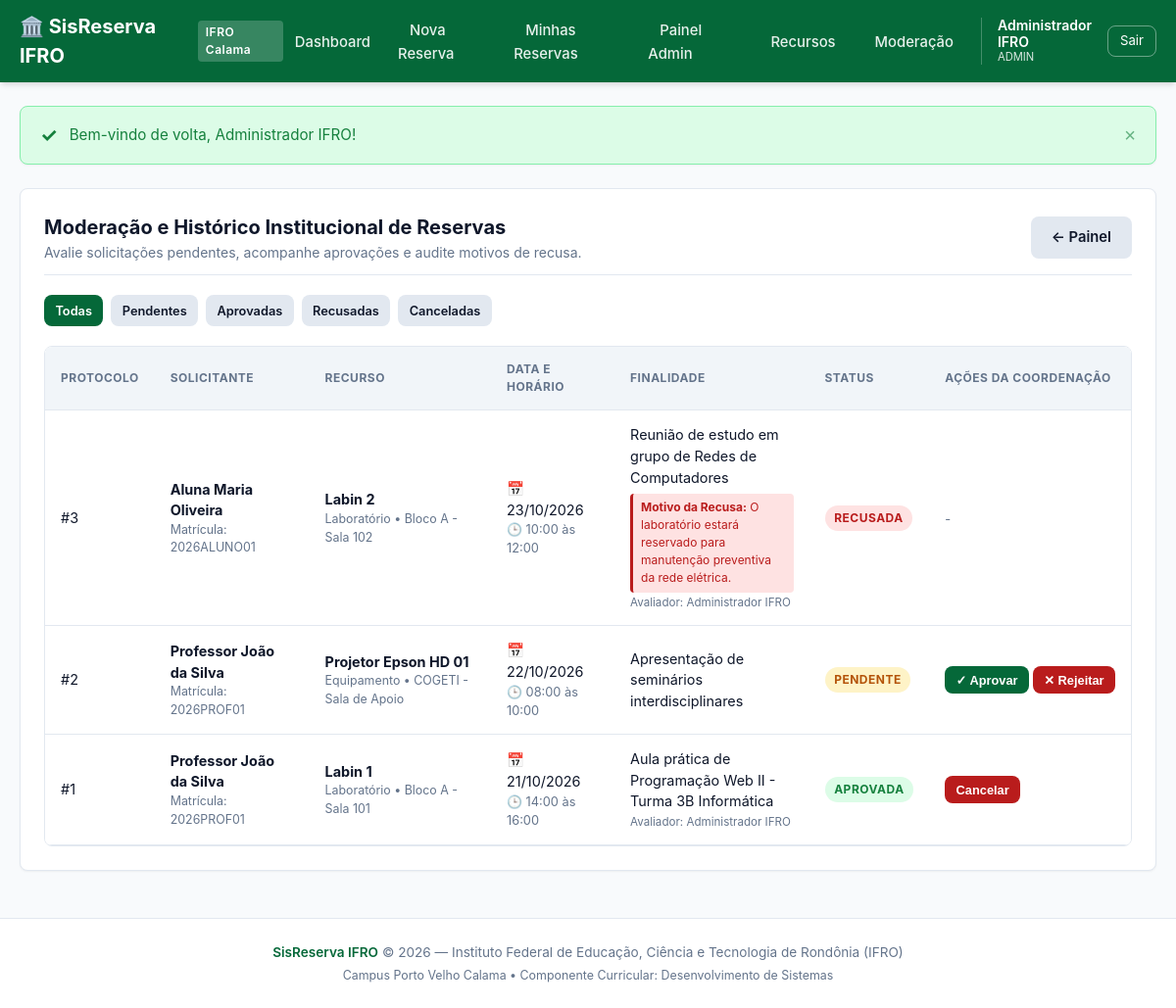
Screenshot of /public/admin/reservas.php (signed in) with the database file from the repository.
### tables this page shows
CREATE TABLE IF NOT EXISTS `users` (
  `id` INT UNSIGNED NOT NULL AUTO_INCREMENT,
  `name` VARCHAR(120) NOT NULL COMMENT 'Nome completo do usuário',
  `email` VARCHAR(150) NOT NULL COMMENT 'E-mail institucional único (normalizado em minúsculas)',
  `matricula` VARCHAR(30) NOT NULL COMMENT 'Matrícula discente ou SIAPE',
  `password_hash` VARCHAR(255) NOT NULL COMMENT 'Hash da senha gerado com password_hash()',
  `role` ENUM('SOLICITANTE', 'ADMIN') NOT NULL DEFAULT 'SOLICITANTE' COMMENT 'Perfil de acesso do usuário',
  `created_at` TIMESTAMP NOT NULL DEFAULT CURRENT_TIMESTAMP,
  `updated_at` TIMESTAMP NOT NULL DEFAULT CURRENT_TIMESTAMP ON UPDATE CURRENT_TIMESTAMP,
  PRIMARY KEY (`id`),
  UNIQUE KEY `uk_users_email` (`email`),
  UNIQUE KEY `uk_users_matricula` (`matricula`),
  KEY `idx_users_role` (`role`)
);

CREATE TABLE IF NOT EXISTS `reservations` (
  `id` INT UNSIGNED NOT NULL AUTO_INCREMENT,
  `user_id` INT UNSIGNED NOT NULL COMMENT 'Usuário que solicitou a reserva',
  `resource_id` INT UNSIGNED NOT NULL COMMENT 'Recurso reservado',
  `start_time` DATETIME NOT NULL COMMENT 'Data e hora de início',
  `end_time` DATETIME NOT NULL COMMENT 'Data e hora de término',
  `purpose` TEXT NOT NULL COMMENT 'Finalidade/Justificativa da aula ou evento',
  `status` ENUM('PENDENTE', 'APROVADA', 'RECUSADA', 'CANCELADA') NOT NULL DEFAULT 'PENDENTE' COMMENT 'Status da reserva',
  `rejection_reason` TEXT NULL DEFAULT NULL COMMENT 'Justificativa obrigatória (mín. 10 chars) em caso de recusa',
  `reviewed_by_id` INT UNSIGNED NULL DEFAULT NULL COMMENT 'Administrador que aprovou/recusou',
  `created_at` TIMESTAMP NOT NULL DEFAULT CURRENT_TIMESTAMP,
  `updated_at` TIMESTAMP NOT NULL DEFAULT CURRENT_TIMESTAMP ON UPDATE CURRENT_TIMESTAMP,
  PRIMARY KEY (`id`),
   
  KEY `idx_conflict_check` (`resource_id`, `start_time`, `end_time`, `status`),
  KEY `idx_user_history` (`user_id`, `start_time`),
  KEY `idx_status_filter` (`status`, `start_time`),
  KEY `fk_reservations_reviewer` (`reviewed_by_id`),
   
  CONSTRAINT `fk_reservations_user`
    FOREIGN KEY (`user_id`) REFERENCES `users` (`id`)
    ON DELETE CASCADE ON UPDATE CASCADE,
  CONSTRAINT `fk_reservations_resource`
    FOREIGN KEY (`resource_id`) REFERENCES `resources` (`id`)
    ON DELETE CASCADE ON UPDATE CASCADE,
  CONSTRAINT `fk_reservations_reviewer`
    FOREIGN KEY (`reviewed_by_id`) REFERENCES `users` (`id`)
    ON DELETE SET NULL ON UPDATE CASCADE
);

CREATE TABLE IF NOT EXISTS `resources` (
  `id` INT UNSIGNED NOT NULL AUTO_INCREMENT,
  `name` VARCHAR(100) NOT NULL COMMENT 'Nome do recurso (ex: Labin 1, Projetor)',
  `category` VARCHAR(50) NOT NULL COMMENT 'Categoria (Laboratório ou Equipamento)',
  `capacity` INT NULL DEFAULT NULL COMMENT 'Capacidade de pessoas (para salas/laboratórios)',
  `location` VARCHAR(100) NOT NULL COMMENT 'Localização física (ex: Bloco A - Sala 101)',
  `description` TEXT NULL COMMENT 'Descrição detalhada dos equipamentos instalados',
  `status` ENUM('ATIVO', 'MANUTENCAO', 'INATIVO') NOT NULL DEFAULT 'ATIVO' COMMENT 'Estado operacional',
  `created_at` TIMESTAMP NOT NULL DEFAULT CURRENT_TIMESTAMP,
  `updated_at` TIMESTAMP NOT NULL DEFAULT CURRENT_TIMESTAMP ON UPDATE CURRENT_TIMESTAMP,
  PRIMARY KEY (`id`),
  KEY `idx_resources_status` (`status`),
  KEY `idx_resources_category` (`category`)
);

### includes/auth.php (called while the page is built, shortened)
<?php
require_once __DIR__ . '/functions.php';
require_once __DIR__ . '/flash.php';
function isLoggedIn(): bool
{
    return !empty($_SESSION['user']['id']);
}
function currentUser(): ?array
{
    return $_SESSION['user'] ?? null;
}
function isAdmin(): bool
{
    return isLoggedIn() && (($_SESSION['user']['role'] ?? '') === 'ADMIN');
}

### public/admin/reservas.php (the view, shortened to what this page needs)
<?php
require_once __DIR__ . '/../../includes/auth.php';
require_once __DIR__ . '/../../includes/functions.php';
require_once __DIR__ . '/../../includes/flash.php';
$filterStatus = strtoupper(trim((string)($_GET['status'] ?? '')));
$reservations = [];
try {
    $pdo = getDBConnection();
    $sql = '
        SELECT r.id, r.start_time, r.end_time, r.purpose, r.status, r.rejection_reason, r.created_at,
               u.name as user_name, u.matricula, u.email,
               res.name as resource_name, res.category, res.location, res.status as resource_status,
               rev.name as reviewer_name
        FROM reservations r
        JOIN users u ON r.user_id = u.id
        JOIN resources res ON r.resource_id = res.id
        LEFT JOIN users rev ON r.reviewed_by_id = rev.id
    ';
    if (in_array($filterStatus, ['PENDENTE', 'APROVADA', 'RECUSADA', 'CANCELADA'], true)) {
        $sql .= ' WHERE r.status = :status';
        $sql .= ' ORDER BY r.start_time DESC';
        $stmt = $pdo->prepare($sql);
        $stmt->execute([':status' => $filterStatus]);
    } else {
        $sql .= ' ORDER BY r.start_time DESC';
        $stmt = $pdo->query($sql);
    }
    $reservations = $stmt->fetchAll();
} catch (Exception $e) {
    error_log('[SisReserva Reservas Admin] Erro: ' . $e->getMessage());
    setFlash('danger', 'Erro ao carregar a listagem de reservas.');
}
require_once __DIR__ . '/../../includes/header.php';
?>
<div class="card">
  <div class="card-header">
    <div>
      <h1 class="card-title">Moderação e Histórico Institucional de Reservas</h1>
      <p style="color: var(--text-muted); font-size: 0.875rem;">
        Avalie solicitações pendentes, acompanhe aprovações e audite motivos de recusa.
      </p>
    </div>
    <div style="display: flex; gap: 0.75rem;">
      <a href="<?= BASE_URL ?>/admin/index.php" class="btn btn-secondary">&larr; Painel</a>
    </div>
  </div>
  <div style="display: flex; gap: 0.5rem; margin-bottom: 1.25rem; flex-wrap: wrap;">
    <a href="<?= BASE_URL ?>/admin/reservas.php" class="btn btn-sm <?= empty($filterStatus) ? 'btn-primary' : 'btn-secondary' ?>">
      Todas
    </a>
    <a href="<?= BASE_URL ?>/admin/reservas.php?status=PENDENTE" class="btn btn-sm <?= $filterStatus === 'PENDENTE' ? 'btn-primary' : 'btn-secondary' ?>">
      Pendentes
    </a>
    <a href="<?= BASE_URL ?>/admin/reservas.php?status=APROVADA" class="btn btn-sm <?= $filterStatus === 'APROVADA' ? 'btn-primary' : 'btn-secondary' ?>">
      Aprovadas
    </a>
    <a href="<?= BASE_URL ?>/admin/reservas.php?status=RECUSADA" class="btn btn-sm <?= $filterStatus === 'RECUSADA' ? 'btn-primary' : 'btn-secondary' ?>">
      Recusadas
    </a>
    <a href="<?= BASE_URL ?>/admin/reservas.php?status=CANCELADA" class="btn btn-sm <?= $filterStatus === 'CANCELADA' ? 'btn-primary' : 'btn-secondary' ?>">
      Canceladas
    </a>
  </div>
  <?php if (empty($reservations)): ?>
    <div style="text-align: center; padding: 3rem 1rem; color: var(--text-muted);">
      <p style="font-size: 1.1rem;">Nenhuma reserva encontrada para o filtro selecionado.</p>
    </div>
  <?php else: ?>
    <div class="table-responsive">
      <table class="table">
        <thead>
          <tr>
            <th>Protocolo</th>
            <th>Solicitante</th>
            <th>Recurso</th>
            <th>Data e Horário</th>
            <th>Finalidade</th>
            <th>Status</th>
            <th>Ações da Coordenação</th>
          </tr>
        </thead>
        <tbody>
          <?php foreach ($reservations as $r): ?>
            <?php
              $isFuture = strtotime($r['start_time']) > time();
              $isPending = ($r['status'] === 'PENDENTE');
            ?>
            <tr>
              <td>#<?= (int)$r['id'] ?></td>
              <td>
                <strong><?= e($r['user_name']) ?></strong>
                <div style="font-size: 0.775rem; color: var(--text-muted);">
                  Matrícula: <?= e($r['matricula']) ?>
                </div>
              </td>
              <td>
                <strong><?= e($r['resource_name']) ?></strong>
                <div style="font-size: 0.775rem; color: var(--text-muted);">
                  <?= e($r['category']) ?> &bull; <?= e($r['location']) ?>
                </div>
              </td>
              <td>
                <div>📅 <?= formatDateBr($r['start_time']) ?></div>
                <div style="font-size: 0.8rem; color: var(--text-muted);">
                  🕒 <?= formatTimeBr($r['start_time']) ?> às <?= formatTimeBr($r['end_time']) ?>
                </div>
              </td>
              <td style="max-width: 250px;">
                <div><?= e($r['purpose']) ?></div>
                <?php if ($r['status'] === 'RECUSADA' && !empty($r['rejection_reason'])): ?>
                  <div style="margin-top: 0.35rem; padding: 0.35rem 0.5rem; background: var(--danger-bg); border-left: 3px solid var(--danger); font-size: 0.75rem; color: var(--danger); border-radius: 4px;">
                    <strong>Motivo da Recusa:</strong> <?= e($r['rejection_reason']) ?>
                  </div>
                <?php endif; ?>
                <?php if (!empty($r['reviewer_name'])): ?>
                  <div style="font-size: 0.725rem; color: var(--text-muted); margin-top: 2px;">
                    Avaliador: <?= e($r['reviewer_name']) ?>
                  </div>
                <?php endif; ?>
              </td>
              <td><?= renderReservationBadge($r['status']) ?></td>
              <td style="white-space: nowrap;">
                <?php if ($isPending): ?>
                  <form action="<?= BASE_URL ?>/admin/aprovar.php" method="POST" style="display: inline;">
                    <button type="submit" class="btn btn-sm btn-primary" data-confirm="Confirmar a aprovação desta reserva?">
                      ✓ Aprovar
                    </button>
                  </form>
                  <button type="button" class="btn btn-sm btn-danger"
                          onclick="document.getElementById('modal-rej-<?= (int)$r['id'] ?>').style.display='block';">
                    ✕ Rejeitar
                  </button>
                <?php elseif ($r['status'] === 'APROVADA' && $isFuture): ?>
                  <form action="<?= BASE_URL ?>/reservas/cancelar.php" method="POST" style="display: inline;">
                    <button type="submit" class="btn btn-sm btn-danger" data-confirm="Deseja cancelar esta reserva previamente aprovada?">
                      Cancelar
                    </button>
                  </form>
                <?php else: ?>
                  <span style="font-size: 0.8rem; color: var(--text-muted);">-</span>
                <?php endif; ?>
              </td>
            </tr>
          <?php endforeach; ?>
        </tbody>
      </table>
    </div>
  <?php endif; ?>
</div>
<?php require_once __DIR__ . '/../../includes/footer.php'; ?>

### includes/header.php (shortened to what this page needs)
<?php
require_once __DIR__ . '/auth.php';
require_once __DIR__ . '/functions.php';
require_once __DIR__ . '/flash.php';
$user = currentUser();
?>
<!DOCTYPE html>
<html lang="pt-BR">
<head>
  <link rel="stylesheet" href="<?= ASSETS_URL ?>/css/style.css">
</head>
<body>
<header class="navbar">
  <div class="navbar-container">
    <a href="<?= BASE_URL . (isLoggedIn() ? '/dashboard.php' : '/index.php') ?>" class="navbar-brand">
      <span>🏛️ <?= e(APP_NAME) ?></span>
      <span class="navbar-brand-badge">IFRO Calama</span>
    </a>
    <nav>
      <ul class="navbar-menu">
        <?php if (isLoggedIn()): ?>
          <li><a href="<?= BASE_URL ?>/dashboard.php" class="nav-link">Dashboard</a></li>
          <li><a href="<?= BASE_URL ?>/reservas/nova.php" class="nav-link">Nova Reserva</a></li>
          <li><a href="<?= BASE_URL ?>/reservas/minhas.php" class="nav-link">Minhas Reservas</a></li>
          <?php if (isAdmin()): ?>
            <li><a href="<?= BASE_URL ?>/admin/index.php" class="nav-link">Painel Admin</a></li>
            <li><a href="<?= BASE_URL ?>/admin/recursos.php" class="nav-link">Recursos</a></li>
            <li><a href="<?= BASE_URL ?>/admin/reservas.php" class="nav-link">Moderação</a></li>
          <?php endif; ?>
          <li class="nav-user">
            <div class="user-badge">
              <span class="user-name"><?= e($user['name'] ?? 'Usuário') ?></span>
              <span class="user-role"><?= e($user['role'] ?? 'SOLICITANTE') ?></span>
            </div>
            <a href="<?= BASE_URL ?>/logout.php" class="btn-logout" data-confirm="Deseja realmente sair do sistema?">Sair</a>
          </li>
        <?php else: ?>
          <li><a href="<?= BASE_URL ?>/index.php" class="nav-link">Início</a></li>
          <li><a href="<?= BASE_URL ?>/login.php" class="nav-link">Entrar</a></li>
          <li><a href="<?= BASE_URL ?>/cadastro.php" class="nav-link btn btn-sm btn-primary" style="color:#fff;">Criar Conta</a></li>
        <?php endif; ?>
      </ul>
    </nav>
  </div>
</header>
<main class="main-content">
  <?= renderFlashMessages() ?>

### includes/functions.php (shortened to what this page needs)
<?php
function e(mixed $value): string
{
    return htmlspecialchars((string)($value ?? ''), ENT_QUOTES, 'UTF-8');
}
function formatDateBr(?string $datetime): string
{
    $ts = strtotime($datetime);
    return date('d/m/Y', $ts);
}
function formatTimeBr(?string $datetime): string
{
    $ts = strtotime($datetime);
    return date('H:i', $ts);
}
function renderReservationBadge(string $status): string
{
    $status = strtoupper(trim($status));
    $classes = [
        'PENDENTE'  => 'badge badge-warning',
        'APROVADA'  => 'badge badge-success',
        'RECUSADA'  => 'badge badge-danger',
        'CANCELADA' => 'badge badge-muted',
    ];
    $cls = $classes[$status] ?? 'badge badge-secondary';
    return '<span class="' . $cls . '">' . e($status) . '</span>';
}

### rows the page displays
users: name "Administrador IFRO"
reservations: id "3", user.name "Aluna Maria Oliveira", user.matricula "2026ALUNO01", resource.name "Labin 2", resource.category "Laboratório", resource.location "Bloco A - Sala 102", start_time "23/10/2026", start_time "10:00", end_time "12:00", purpose "Reunião de estudo em grupo de Redes de Computadores", rejection_reason "O laboratório estará reservado para manutenção preventiva da rede elétrica.", reviewed_by.name "Administrador IFRO", status "RECUSADA"
reservations: id "2", user.name "Professor João da Silva", user.matricula "2026PROF01", resource.name "Projetor Epson HD 01", resource.category "Equipamento", resource.location "COGETI - Sala de Apoio", start_time "22/10/2026", start_time "08:00", end_time "10:00", purpose "Apresentação de seminários interdisciplinares", status "PENDENTE"
reservations: id "1", user.name "Professor João da Silva", user.matricula "2026PROF01", resource.name "Labin 1", resource.category "Laboratório", resource.location "Bloco A - Sala 101", start_time "21/10/2026", start_time "14:00", end_time "16:00", purpose "Aula prática de Programação Web II - Turma 3B Informática", reviewed_by.name "Administrador IFRO", status "APROVADA"

### other values shown
APP_NAME "SisReserva IFRO"
$user['role'] "ADMIN"
